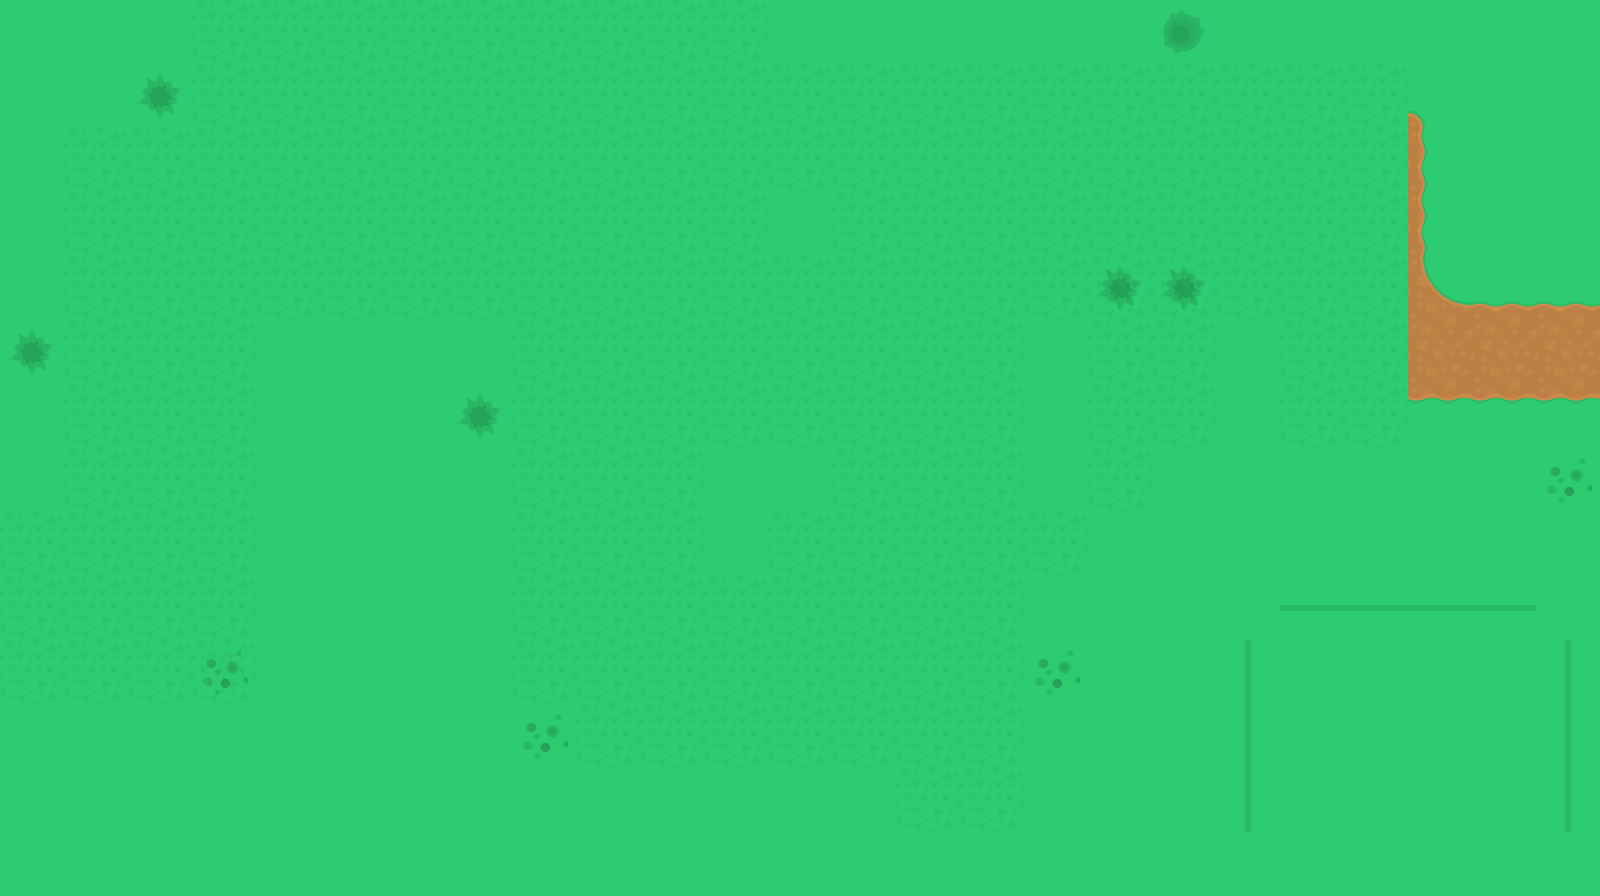

The image is a tile-based game level rendered from a .tmx file. Its description and source (layers, tilesets, objects; grid data summarised) follow:
An orthogonal 25x14 tile map with 64x64 px tiles, 3 tile layers (ground, path, decor) and 15 objects (14x towerBase, waypoint).

<map version="1.10" tiledversion="1.10.0" orientation="orthogonal" renderorder="right-down" width="25" height="14" tilewidth="64" tileheight="64" infinite="0" nextlayerid="6" nextobjectid="31">
 <tileset firstgid="1" name="td_tilesheet" tilewidth="64" tileheight="64" tilecount="299" columns="23">
  <image source="td_tilesheet.png" trans="ffffff" width="1472" height="832" />
 </tileset>
 <layer id="1" name="ground" width="25" height="14">
  <data>[350 cells, 350 non-empty, 3 distinct tile ids]</data>
 </layer>
 <layer id="4" name="path" width="25" height="14">
  <data>[350 cells, 187 non-empty, 7 distinct tile ids]</data>
 </layer>
 <layer id="3" name="decor" width="25" height="14">
  <data>[350 cells, 20 non-empty, 5 distinct tile ids]</data>
 </layer>
 <objectgroup id="2" name="waypoints">
  <object id="15" name="way1" type="waypoint" x="0" y="576">
   <polyline points="0,0 128,0 128,-384 256,-384 256,-512 640,-512 640,-320 576,-192 576,0 640,64 896,64 896,-448 1344,-448 1344,-256 1600,-256" />
  </object>
 </objectgroup>
 <objectgroup id="5" name="tower_placement">
  <object id="17" name="tower" type="towerBase" gid="182" x="256" y="640" width="64" height="64" />
  <object id="18" name="tower" type="towerBase" gid="182" x="256" y="576" width="64" height="64" />
  <object id="19" name="tower" type="towerBase" gid="182" x="384" y="256" width="64" height="64" />
  <object id="20" name="tower" type="towerBase" gid="182" x="512" y="256" width="64" height="64" />
  <object id="21" name="tower" type="towerBase" gid="182" x="448" y="576" width="64" height="64" />
  <object id="22" name="tower" type="towerBase" gid="182" x="448" y="640" width="64" height="64" />
  <object id="23" name="tower" type="towerBase" gid="182" x="768" y="512" width="64" height="64" />
  <object id="24" name="tower" type="towerBase" gid="182" x="704" y="512" width="64" height="64" />
  <object id="25" name="tower" type="towerBase" gid="182" x="768" y="192" width="64" height="64" />
  <object id="26" name="tower" type="towerBase" gid="182" x="768" y="256" width="64" height="64" />
  <object id="27" name="tower" type="towerBase" gid="182" x="1024" y="320" width="64" height="64" />
  <object id="28" name="tower" type="towerBase" gid="182" x="1024" y="448" width="64" height="64" />
  <object id="29" name="tower" type="towerBase" gid="182" x="1216" y="320" width="64" height="64" />
  <object id="30" name="tower" type="towerBase" gid="182" x="1216" y="448" width="64" height="64" />
 </objectgroup>
</map>
